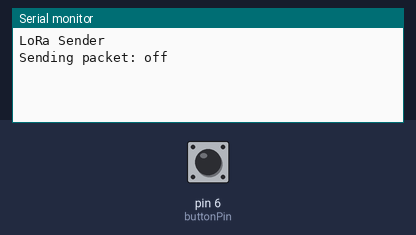
Recording of a sketch running on a simulated Arduino Uno, built with avr-gcc and run on an emulated ATmega328P. Parts: the last lines printed to the serial monitor. The test bench sets the inputs (shaded band); at power-on: pin 6 (buttonPin) HIGH. No radio packets arrive unless stated.

Above: at 1.2 s.
1.3 s: pin 6 (buttonPin) pulled LOW for 0.15 s
At 1.43 s:
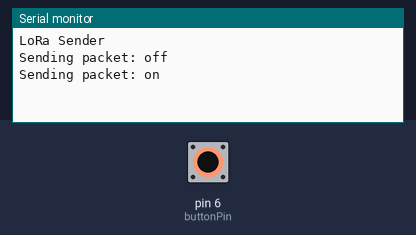
At 2.3 s:
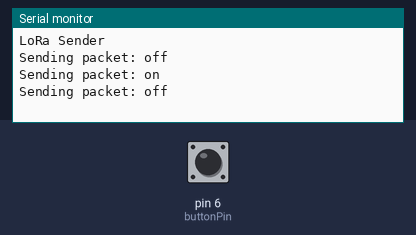

The sketch:

LoRaButton.ino
```cpp
// Send "on" over LoRa when a button is pressed
// Send "off" over LoRa when a button is released
#include <SPI.h>
#include <LoRa.h>

const int buttonPin = 6;     // the number of the pushbutton pin
int buttonState = 0;         // current state of the button
int lastButtonState = 0;     // previous state of the button

#define PRESSED LOW

void setup() {
  Serial.begin(9600);
  //while (!Serial);

  Serial.println("LoRa Sender");

  if (!LoRa.begin(915E6)) {
    Serial.println("Starting LoRa failed!");
    while (1);
  }

  // initialize the pushbutton pin as an input:
  pinMode(buttonPin, INPUT_PULLUP);
}

void loop() {

  // read the pushbutton input pin:
  buttonState = digitalRead(buttonPin);

  // compare the buttonState to its previous state
  if (buttonState != lastButtonState) {
    // if the state has changed, increment the counter
    if (buttonState == PRESSED) {
       send("on");
    } else {
        send("off");
    }
    // Delay a little bit to avoid bouncing
    delay(50);
  }
  // save the current state as the last state, for next time through the loop
  lastButtonState = buttonState;
}

void send(String message) {
  Serial.print("Sending packet: ");
  Serial.println(message);

  // send packet
  LoRa.beginPacket();
  LoRa.print(message);
  LoRa.endPacket();
}
```

Measured:
- after the input at 1.3 s, the serial monitor: prints a new line at once (image 1)
